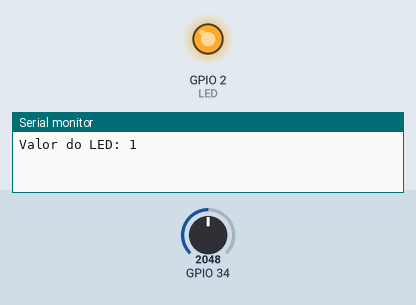
Bench run of a program on a simulated ESP32. Shown: output pins drawn as LEDs (lit = HIGH), the last lines printed to the serial monitor. Inputs (shaded band) come from the test bench; at power-on: GPIO 34 = 2048.

Above: at 1.5 s.
At 4.5 s:
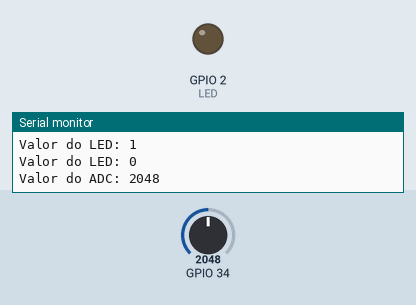
Timing chart, 0 to 7.8 s (numbered marks = the images above):
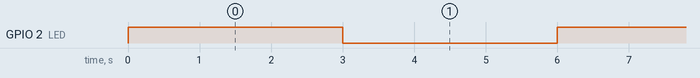

The program:

main.cpp
```cpp
#include <Arduino.h>


#include <freertos/FreeRTOS.h>
#include <freertos/task.h>
#include <freertos/queue.h>
#include <freertos/semphr.h>


#define LED 2

TaskHandle_t xTaskADCHandle;

SemaphoreHandle_t xSemaphore;

void vTaskADC(void* pvParameters);

void setup() {
  Serial.begin(9600);
  pinMode(LED, OUTPUT);

  xSemaphore = xSemaphoreCreateBinary();

  if(xSemaphore == NULL){
    Serial.println("Nao foi possivel criar o semaforo");
    while(1);
  }

  xTaskCreate(vTaskADC, "Task ADC", configMINIMAL_STACK_SIZE + 1024, NULL, 1, &xTaskADCHandle);
}

void loop() {
  digitalWrite(LED, !digitalRead(LED));
  Serial.println("Valor do LED: " + String(digitalRead(LED)));
  vTaskDelay(pdMS_TO_TICKS(3000));
  xSemaphoreGive(xSemaphore);
}

void vTaskADC(void* pvParameters){
  int adcValue;
  while(1){
    xSemaphoreTake(xSemaphore, portMAX_DELAY);
    adcValue = analogRead(34);
    Serial.println("Valor do ADC: " + String(adcValue));
  }
}
```

Measured:
- by itself, GPIO 2 (LED): alternates HIGH for 3.0 s and LOW for 3.0 s
